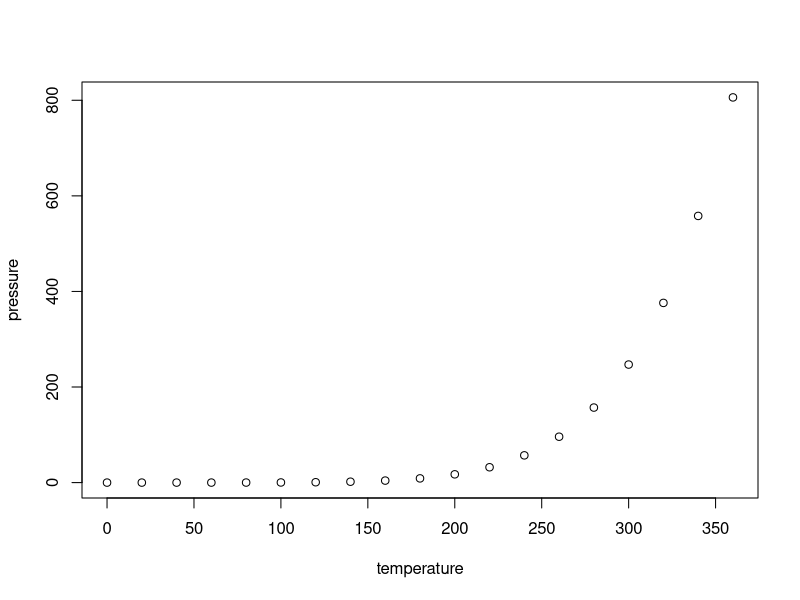
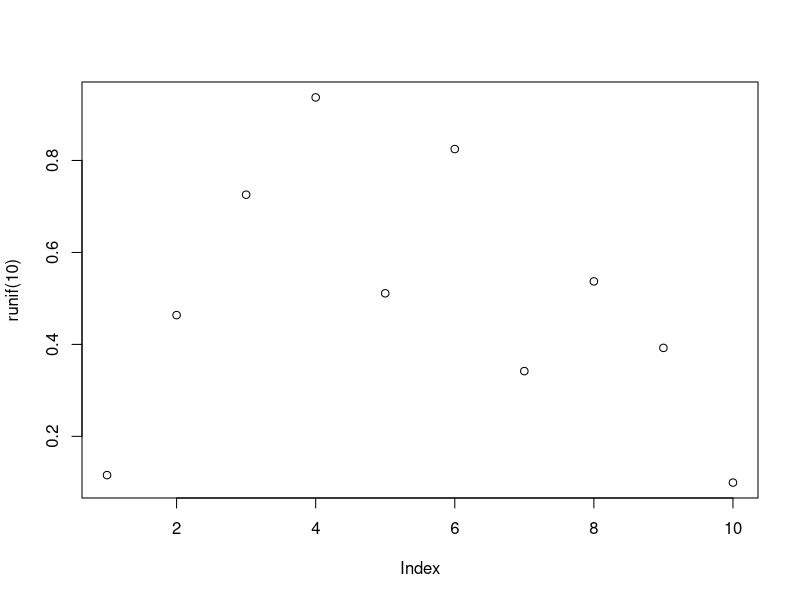

These figures' R source, in order: (Note: this script raises an error after producing the figures.)
## ---- chunk 1
knitr::opts_chunk$set(echo = TRUE)
## ---- chunk 2
summary(cars)
## ---- chunk 3
plot(pressure)
plot(runif(10))
## ---- chunk 4
fib <- function(n) {
  if (n < 2) return(1)
  
  fib(n - 1) + fib(n - 2)
}
fib(34)
## ---- chunk 5
library(tidyverse)
library(tibble)
as_tibble(iris)
as_tibble(iris)
as_tibble(diamonds)
library(ggplot2)
as_tibble(diamonds)
diamonds
as.data.frame(diamonds)
diamonds
str(as.data.frame(diamonds))
glimpse(diamonds)
diamonds[,1]
as.data.frame(barretds)[,1]
barretds[,1]
barretds[[1]]
barretds
barretds$carat
barretds
barretds[, 1]
barretds[1, ]
as.data.frame(barretds)[1, ]
library(dplyr)
barretds %>% filter(carat <= 0.25)


my_string <- "
multi
line
string"
## ---- chunk 6
diamonds %>%
  mutate(
    cut_awsome = str_replace(cut, "Good", "Awesome")
  ) ->
barret_diamonds

barret_diamonds
barret_diamonds$cut
